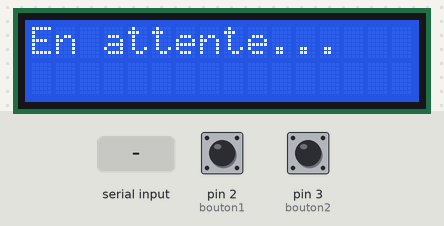
Simulated run of this sketch. Board: Arduino Uno, built with avr-gcc and run on an emulated ATmega328P. Parts: 16×2 character LCD. The inputs (shaded band) are chosen by the test bench; at power-on: pin 3 (bouton2) HIGH, pin 2 (bouton1) HIGH. What the sketch prints to the serial monitor is not drawn.

Above: at 1.2 s.
1.3 s: "CLEAR\n" received over Serial
At 1.8 s:
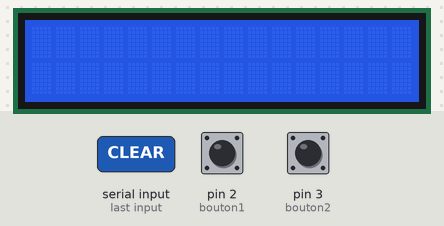
2.8 s: "1\n" received over Serial
At 4.0 s:
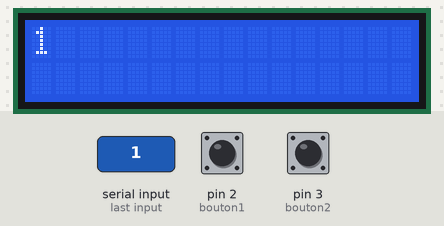
4.3 s: pin 3 (bouton2) pulled LOW for 0.15 s
At 5.5 s:
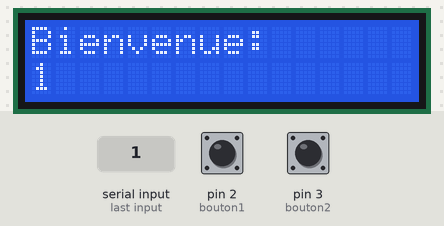
Timing chart, 0 to 7.3 s (numbered marks = the images above; inputs shaded):
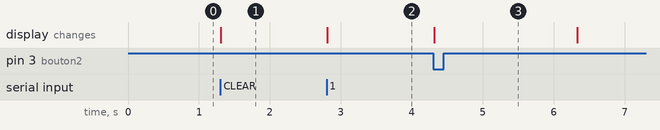

Measured:
- after the input at 1.3 s, the display: changes at once (image 1)
- after the input at 2.8 s, the display: changes at once (image 2)
- after the input at 4.3 s, the display: changes at once (image 3)

The sketch:

sketch_apr22a.ino
```cpp
#include <Wire.h>
#include <LiquidCrystal_I2C.h>

LiquidCrystal_I2C lcd(0x27, 16, 2);

const int bouton1 = 2; // bouton suivant
const int bouton2 = 3; // bouton bienvenue

String* noms = nullptr;
int index = 0;          // nombre total de noms
int lectureIndex = 0;   // index de lecture circulaire
bool premierNomAffiche = false;

void setup() {
  Serial.begin(9600);
  lcd.init();
  lcd.backlight();
  lcd.clear();
  lcd.setCursor(0, 0);
  lcd.print("En attente...");

  pinMode(bouton1, INPUT_PULLUP);
  pinMode(bouton2, INPUT_PULLUP);
}

void loop() {
  // Réception série
  if (Serial.available()) {
    String ligne = Serial.readStringUntil('\n');
    ligne.trim();

    if (ligne == "CLEAR") {

      delete[] noms;
      noms = nullptr;
      index = 0;
      lectureIndex = 0;
      premierNomAffiche = false;
      lcd.clear();

    }
    else if (ligne.length() > 0) {
      // Normal : ajout d'un nouveau nom
      String* nouveauxNoms = new String[index + 1];
      for (int i = 0; i < index; i++) {
        nouveauxNoms[i] = noms[i];
      }
      nouveauxNoms[index] = ligne;
      index++;
      delete[] noms;
      noms = nouveauxNoms;

      if (!premierNomAffiche) {
        lcd.clear();
        lcd.print(noms[lectureIndex]);
        premierNomAffiche = true;
      }
    }
  }

  // Bouton 2 → Affiche "Bienvenue" + nom actuel et supprime le nom après
  if (digitalRead(bouton2) == LOW) {
    if (index > 0) {
      lcd.clear();
      lcd.setCursor(0, 0);
      lcd.print("Bienvenue:");
      lcd.setCursor(0, 1);
      lcd.print(noms[lectureIndex]);
      Serial.println(noms[lectureIndex]);
      delay(2000);

      for (int i = lectureIndex; i < index - 1; i++) {
        noms[i] = noms[i + 1];
      }
      index--;

      if (lectureIndex >= index) {
        lectureIndex = 0;
      }

      lcd.clear();
      if (index > 0) {
        lcd.print(noms[lectureIndex]);
      } else {
        lcd.print("En attente...");
        premierNomAffiche = false;
      }
      delay(1000);
    }
  }

  // Bouton 1 → avancer
  if (digitalRead(bouton1) == LOW) {
    if (index > 0) {
      lectureIndex++;
      if (lectureIndex >= index) {
        lectureIndex = 0;
      }
      lcd.clear();
      lcd.print(noms[lectureIndex]);
      delay(300);
    }
  }
}
```
